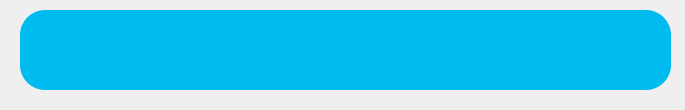
<?xml version="1.0" encoding="UTF-8"?>
<ui version="4.0">
 <class>Product</class>
 <widget class="QWidget" name="Product">
  <property name="geometry">
   <rect>
    <x>0</x>
    <y>0</y>
    <width>685</width>
    <height>110</height>
   </rect>
  </property>
  <property name="windowTitle">
   <string>Form</string>
  </property>
  <widget class="QFrame" name="frame">
   <property name="geometry">
    <rect>
     <x>20</x>
     <y>10</y>
     <width>651</width>
     <height>80</height>
    </rect>
   </property>
   <property name="styleSheet">
    <string notr="true">#frame
{
background:#00bbf0;
border-radius:25px;
color:#00204a;
}</string>
   </property>
   <property name="frameShape">
    <enum>QFrame::StyledPanel</enum>
   </property>
   <property name="frameShadow">
    <enum>QFrame::Raised</enum>
   </property>
  </widget>
 </widget>
 <resources/>
 <connections/>
</ui>
